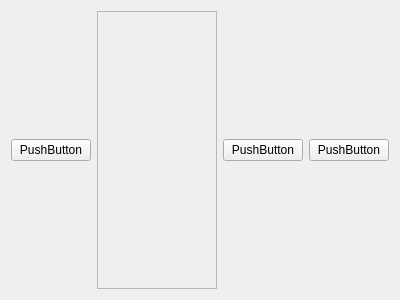
<?xml version="1.0" encoding="UTF-8"?>
<ui version="4.0">
 <class>ConfigWindowTest1Class</class>
 <widget class="QWidget" name="ConfigWindowTest1Class">
  <property name="geometry">
   <rect>
    <x>0</x>
    <y>0</y>
    <width>400</width>
    <height>300</height>
   </rect>
  </property>
  <property name="windowTitle">
   <string>ConfigWindowTest1</string>
  </property>
  <layout class="QHBoxLayout" name="horizontalLayout">
   <item>
    <widget class="QPushButton" name="pushButton">
     <property name="text">
      <string>PushButton</string>
     </property>
    </widget>
   </item>
   <item>
    <widget class="QScrollArea" name="scrollArea">
     <property name="widgetResizable">
      <bool>true</bool>
     </property>
     <widget class="QWidget" name="scrollAreaWidgetContents">
      <property name="geometry">
       <rect>
        <x>0</x>
        <y>0</y>
        <width>107</width>
        <height>280</height>
       </rect>
      </property>
     </widget>
    </widget>
   </item>
   <item>
    <widget class="QPushButton" name="pushButton_3">
     <property name="text">
      <string>PushButton</string>
     </property>
    </widget>
   </item>
   <item>
    <widget class="QPushButton" name="pushButton_2">
     <property name="text">
      <string>PushButton</string>
     </property>
    </widget>
   </item>
  </layout>
 </widget>
 <layoutdefault spacing="6" margin="11"/>
 <resources/>
 <connections/>
</ui>
